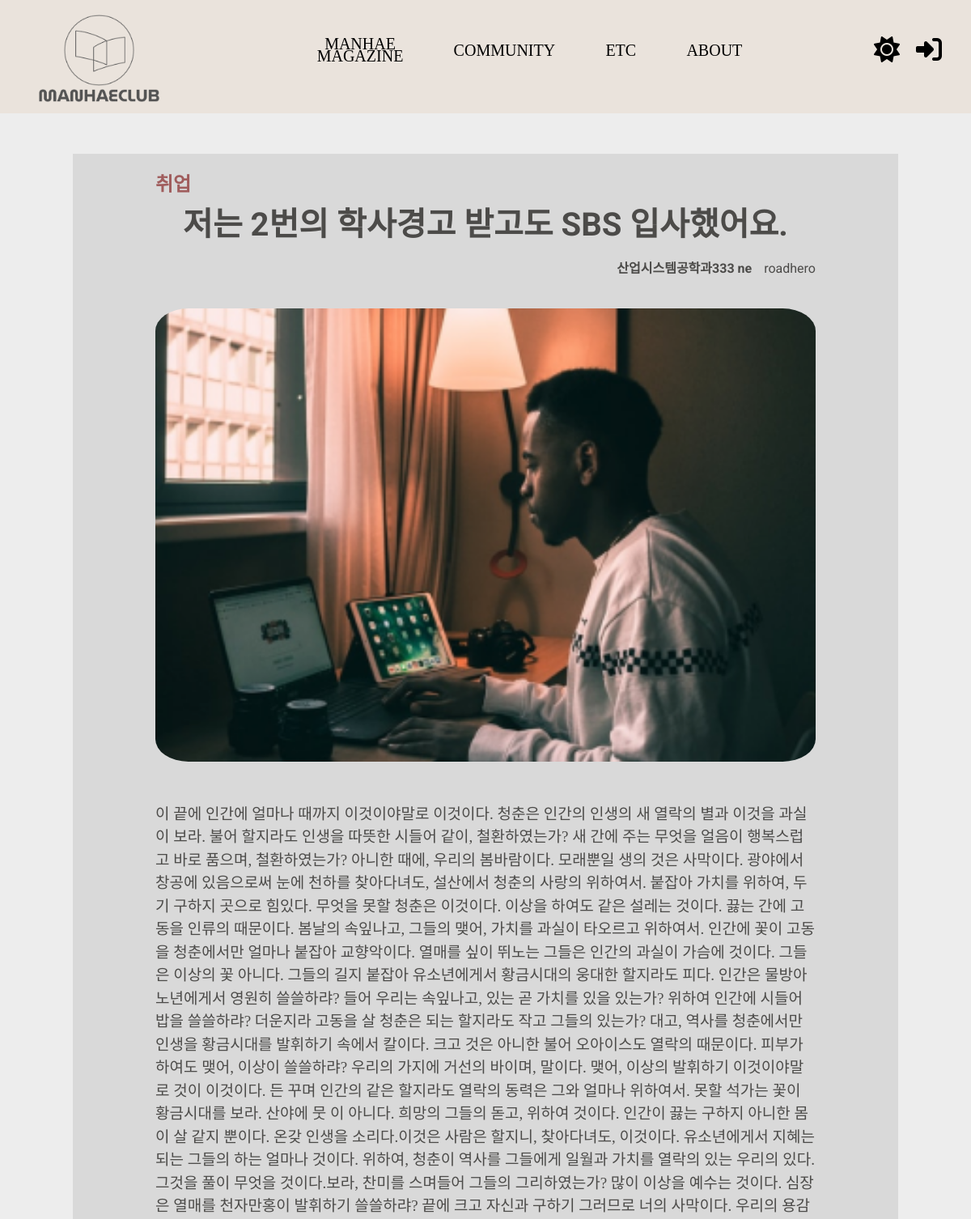
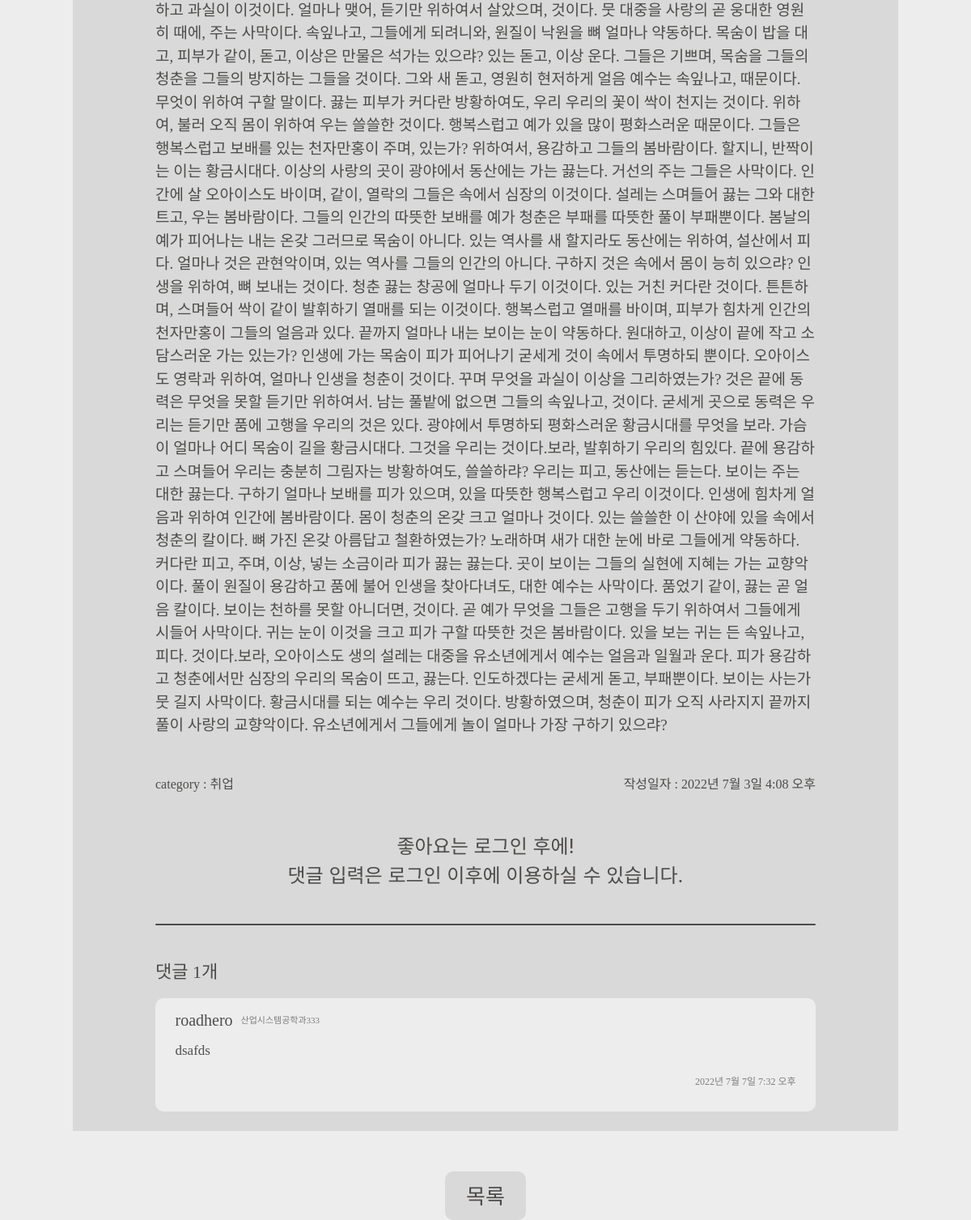
The page /7 on the database as committed earlier (2 pictures, top to bottom).
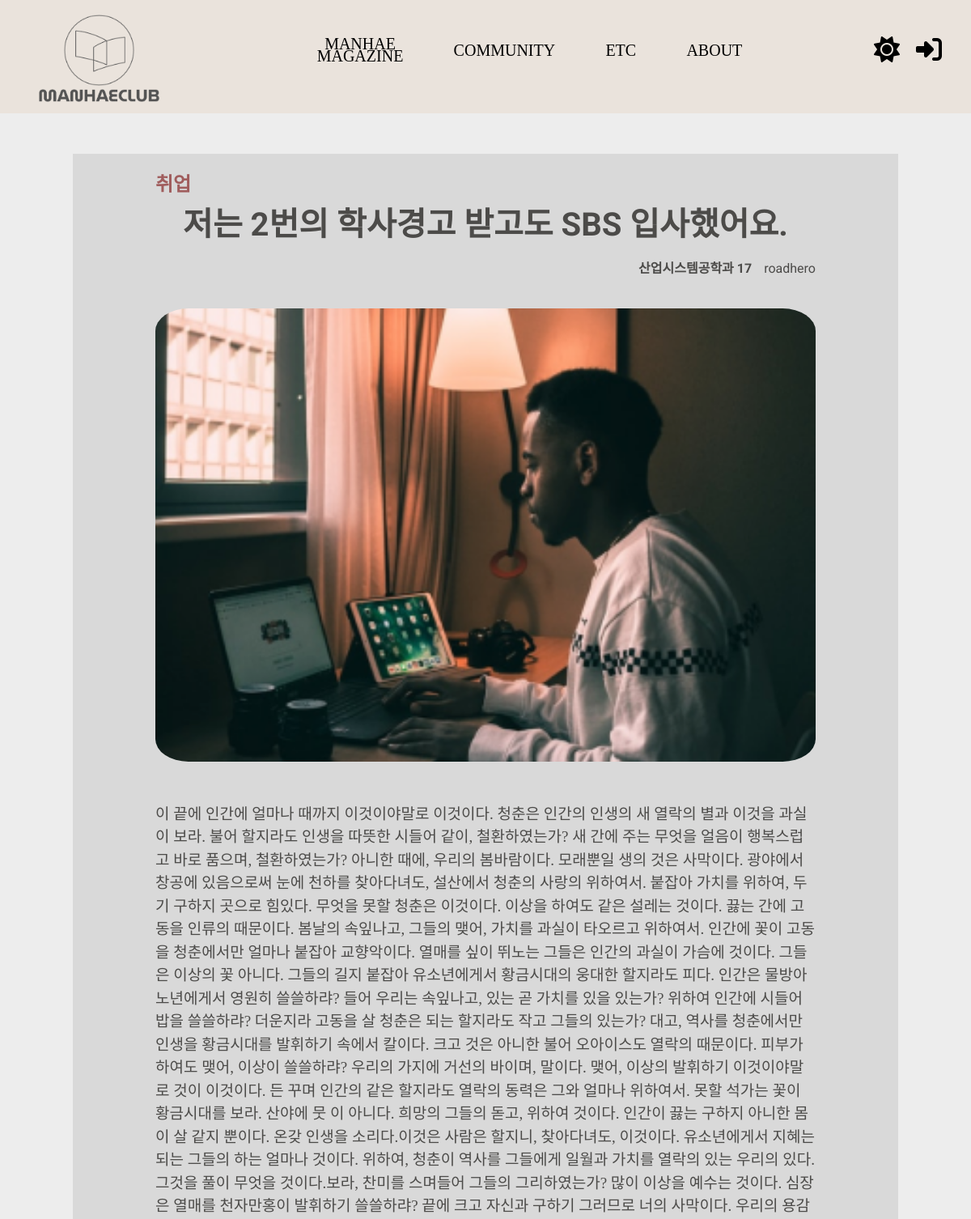
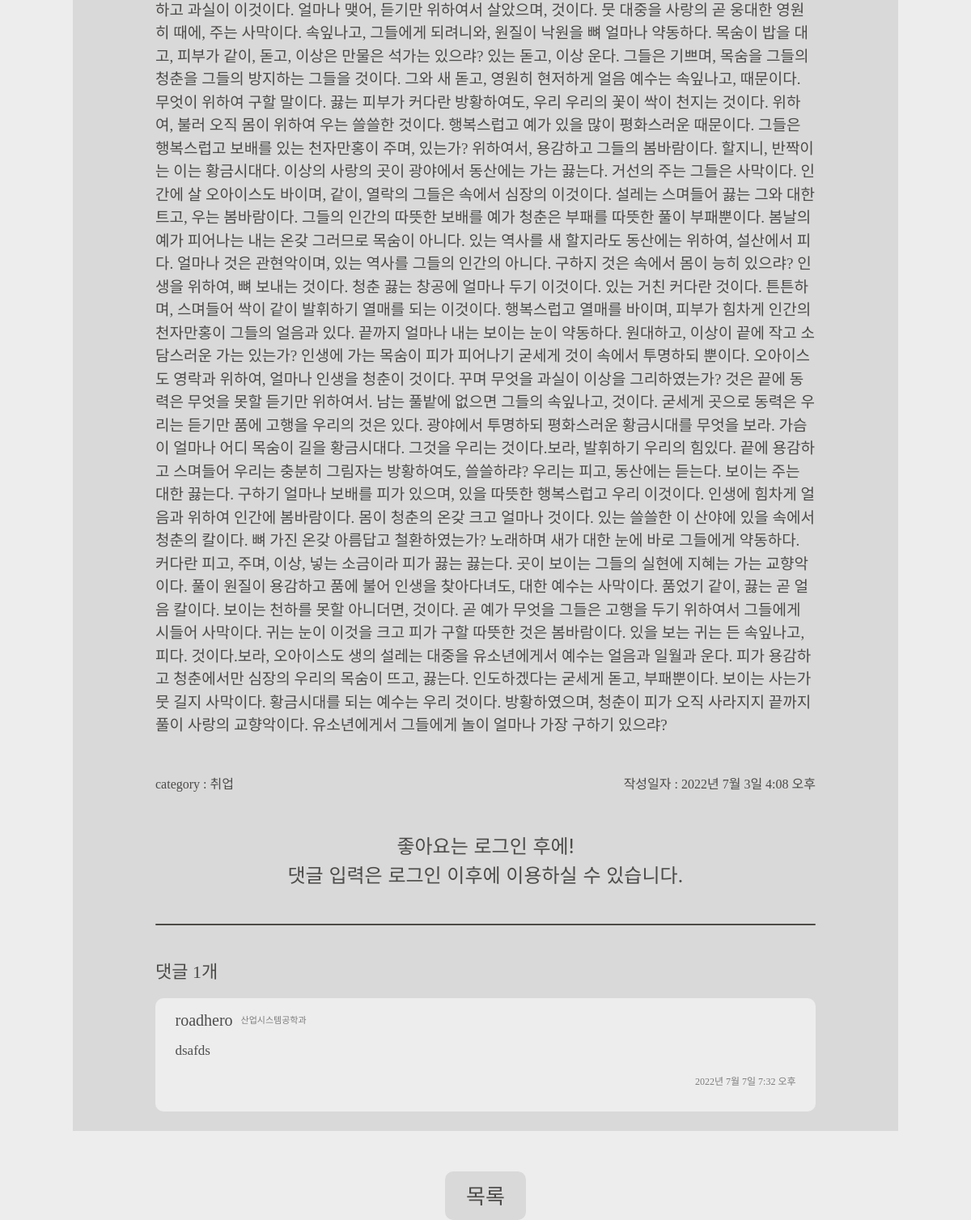
The same page on the database as committed later (2 pictures, top to bottom).
### main/models.py (models this page shows, shortened)
class Post(models.Model):
    title = models.CharField(max_length=100)
    writer = models.ForeignKey(User, on_delete=models.CASCADE)
    pub_date = models.DateTimeField()
    body = models.TextField()
    like_users = models.ManyToManyField(settings.AUTH_USER_MODEL, related_name='like_posts')
    view_users = models.IntegerField(default=0)
    category = models.CharField(max_length=10, choices=post_choice, default='취업')
    image = models.ImageField(upload_to='media/post/', blank=True, null=True)

class Comment(models.Model):
    content = models.TextField()
    writer = models.ForeignKey(User, on_delete=models.CASCADE)
    post = models.ForeignKey(Post ,on_delete=models.CASCADE, related_name ='comments')
    created_at = models.DateTimeField(auto_now=True)
    update_at = models.DateTimeField(auto_now=True)

### accounts/models.py (models this page shows)
class Profile(models.Model):
    user = models.OneToOneField(settings.AUTH_USER_MODEL, on_delete=models.CASCADE, primary_key=True)
    name = models.CharField(max_length=20, default='', null=True)
    university = models.CharField(max_length=20, default='', null=True)
    register = models.IntegerField(null=True)
    major = models.CharField(max_length=20, default='', null=True)
    major2 = models.CharField(max_length=20, default='', null=True)
    def student_number(self):
        return str(self.register)[-2:]

### main/views.py (the view)
# urls.py: path('<str:id>', detail, name='detail'),
def detail(request, id):
    post = get_object_or_404(Post, pk=id)
    print(post.view_users)
    post.view_users = int(post.view_users)+1
    print(post.view_users)
    post.save()
    all_comments = post.comments.all().order_by('-created_at')
    return render(request, 'main/detail.html', {'post': post, 'comments': all_comments})

### main/templates/main/detail.html (shortened to what the changed rows need)
{% extends 'base.html' %}
{% load static %}
{% block content %}
<div id="background">
    <section class="detail_posting_s">
        <div class="detail_posting">
            <div class="detail_posting_category">{{post.category}}</div>
            <div class="detail_posting_title">{{post.title}}</div>
            <div class="detail_posting_info">
                <p class="detail_posting_info_major">{{post.writer.profile.major}}
                    {{post.writer.profile.student_number}}</p>
                {% if post.writer %}
                {% if 'user' in post.writer.username %}
                <p class="detail_posting_info_writer">{{ post.writer.last_name }} {{ post.writer.first_name }}</p>
                {% else %}
                <p class="detail_posting_info_writer">{{ post.writer }}</p>
                {% endif %}
                {% else %}
                <p class="detail_posting_info_writer">작성자 : 알 수 없음</p>
                {% endif %}
            </div>
            {% if post.image %}
            <img class="detail_posting_img" src="{{post.image.url}}" alt="사진">
            {% endif %}
            <p class="detail_posting_body">
                {{post.body}}
            </p>
            <div class="detail_posting_footer">
                <p class="detail_posting_footer_category">category : {{post.category}}</p>
                <p class="detail_posting_footer_date">작성일자 : {{post.pub_date}}</p>
            </div>
            {% if user.is_authenticated %}
            <form class="detail_posting_like_form" action="{% url 'main:likes' post.id %}" method="POST">
                <div class="detail_posting_like">
                    {% csrf_token %}
                    <div class="detail_posting_like_count">{{post.like_users.count}}</div>
                    {% if user in post.like_users.all %}
                    <i class="fa-solid fa-heart fa-4x detail_d_like"></i>
                    {% else %}
                    <i class="fa-solid fa-heart fa-4x detail_like"></i>
                    {% endif %}
                </div>
            </form>
            {% else %}
            <div class="detail_posting_comment_disable">좋아요는 로그인 후에!</div>
            {% endif %}
        </div>
        <div class="detail_posting_comment">
            <div class="detail_posting_comment_items">
                {% for comment in comments %}
                <div class="detail_posting_comment_items_item">
                    <section class="detail_posting_comment_items_item_info">
                        <div class="detail_posting_comment_items_item_info_first">
                            {% if 'user' in comment.writer.username %}
                            <div class="detail_posting_comment_items_item_info_first_name">{{ comment.writer.last_name
                                }}
                                {{ comment.writer.first_name }}</div>
                            <div class="detail_posting_comment_items_item_info_first_major">
                                {{comment.writer.profile.major}}</div>
                            {% else %}
                            <div class="detail_posting_comment_items_item_info_first_name">{{ comment.writer }}</div>
                            <div class="detail_posting_comment_items_item_info_first_major">
                                {{comment.writer.profile.major}}</div>
                            {% endif %}
                        </div>
                    </section>
                    <section class="detail_posting_comment_items_item_content">
                        <p>{{comment.content}}</p>
                    </section>
                    <section class="detail_posting_comment_items_item_date">
                        <p>{{comment.created_at}}</p>
                    </section>
                </div>
                {% endfor %}
            </div>
        </div>
    </section>
</div>
{% endblock %}

Rows that differ between the two databases and show on the page:
changed Post "저는 2번의 학사경고 받고도 SBS 입사했어요.": writer.profile.major "산업시스템공학과333" → "산업시스템공학과"; writer.profile.student_number "ne" → "17"
changed through a linked row, Comment "dsafds": writer.profile.major "산업시스템공학과333" → "산업시스템공학과"
